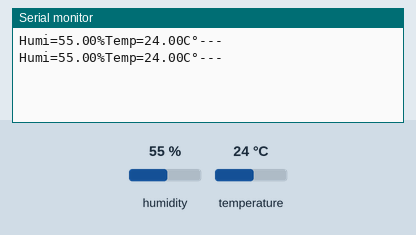
Simulated run of this sketch. Board: ESP32. Parts: the last lines printed to the serial monitor. The test bench sets the inputs (shaded band); at power-on: humidity 55 %, temperature 24 °C.

Above: at 2.8 s.
2.9 s: humidity set to 22 %
At 4.8 s:
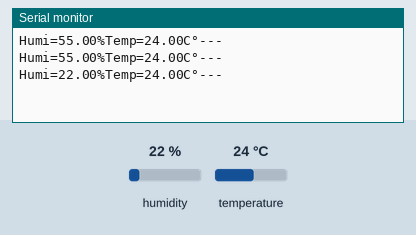
5.6 s: temperature set to 12 °C
At 6.5 s:
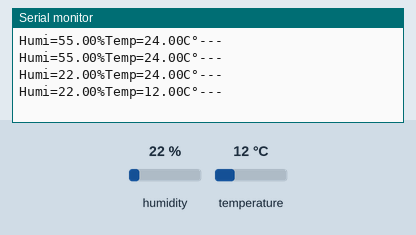
8.3 s: humidity set to 40 %
At 11.2 s:
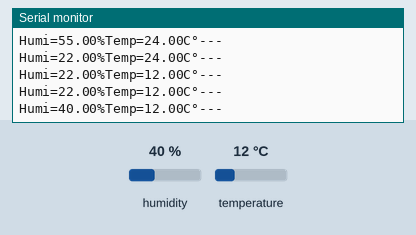
Timing chart, 0 to 12.7 s (numbered marks = the images above; inputs shaded):
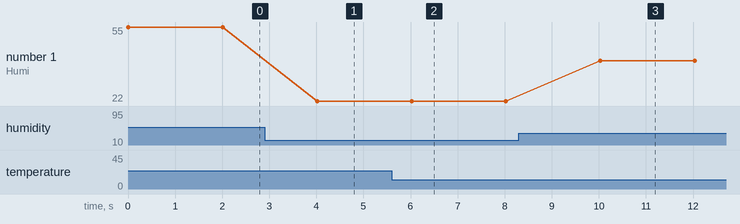

The sketch:

esp32-dht22.ino
```cpp
#include "DHT.h"
#define DHT22PIN 15
DHT dht(DHT22PIN, DHT22);

void setup() {
  pinMode(15, OUTPUT);
   Serial.begin(115200);
  dht.begin();
}

void loop() {

  float humi = dht.readHumidity();
  float temp = dht.readTemperature();
  Serial.print("Humi=" + String(humi)+"%");
  Serial.print("Temp=" + String(temp)+"C°");
  Serial.println("---");
  delay(2000);

}
```

Measured:
- after the input at 2.9 s, the serial monitor: prints a new line after 1.1 s (image 1)
- after the input at 5.6 s, the serial monitor: prints a new line after 0.42 s (image 2)
- after the input at 8.3 s, the serial monitor: prints a new line after 1.7 s (image 3)
- plotted number 1: 55 → 22 after the input at 2.9 s, 22 → 40 after the input at 8.3 s
